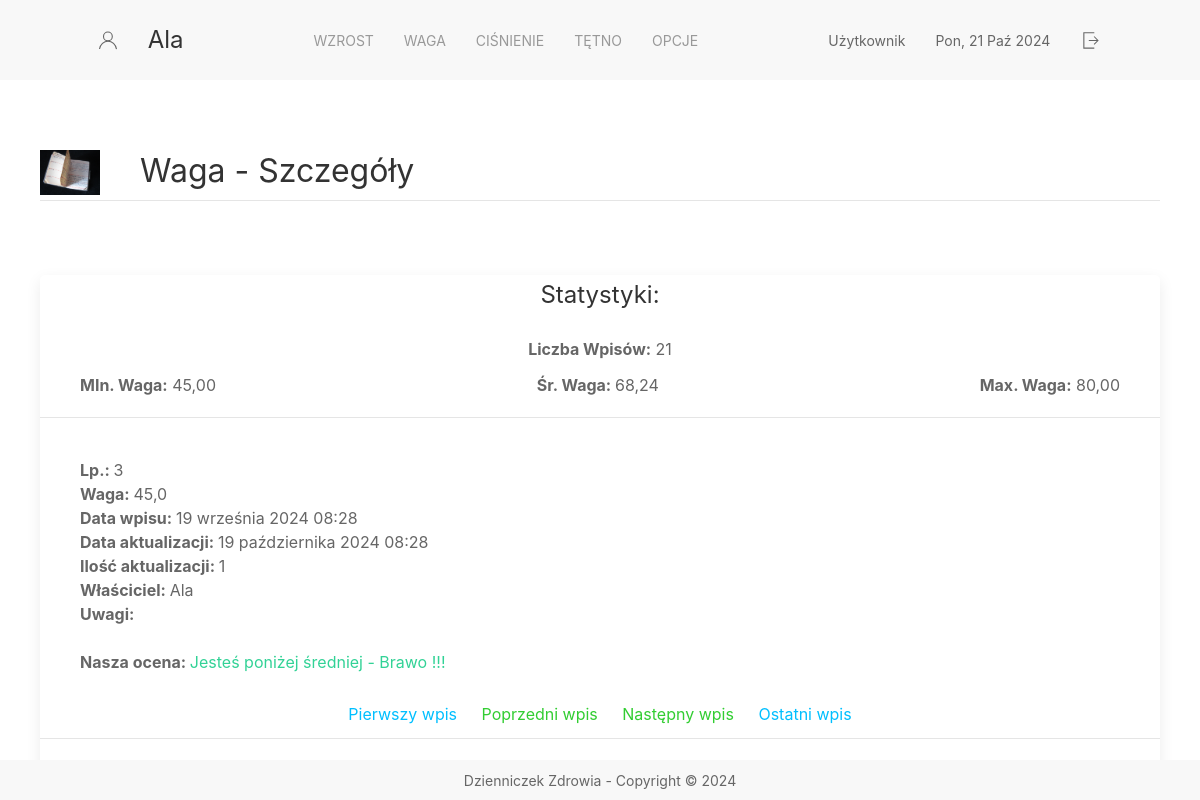
Screenshot of /weights/details/27 (signed in) with the database file from the repository.
### app_weight/models.py (models this page shows, shortened)
class Weight(models.Model):
    weight = models.DecimalField(max_digits=5, decimal_places=1,
                                 validators=[MinValueValidator(10), MaxValueValidator(150)])
    creation_date = models.DateTimeField(validators=[validate_date])
    update_date = models.DateTimeField(auto_now=True, validators=[validate_date])
    cnt_modification = models.IntegerField(default=0)  # ilość modyfikacji wpisu
    comments = models.CharField(max_length=255, validators=[MaxLengthValidator(150)])
    owner = models.ForeignKey(User, on_delete=models.CASCADE)

### app_weight/views.py (the view)
    def owner_view(request, id, *args, **kwargs):
        logged_user = request.user
        record_owner = Weight.objects.get(pk=id).owner
        if logged_user == record_owner:
            return private_view(request, id, *args, **kwargs)
        else:
            return HttpResponseRedirect('/')

### app_weight/views.py (called while the page is built)
def check_owner(private_view):
    def owner_view(request, id, *args, **kwargs):
        logged_user = request.user
        record_owner = Weight.objects.get(pk=id).owner
        if logged_user == record_owner:
            return private_view(request, id, *args, **kwargs)
        else:
            return HttpResponseRedirect('/')
    return owner_view

### app_weight/templates/app_weight/weight_details.html (shortened to what this page needs)
{% extends 'fragments/layout.html' %}
{% load static %}
{% block page_content %}
    <div class="container">
        <div class="uk-panel">
            <img class="uk-align-left uk-margin-remove-adjacent" src="{% static 'background.JPG' %}" width="60"
                 height="28" alt="info">
            <h2 class="uk-heading-divider" style="position: relative">Waga - Szczegóły</h2>
        </div>
        <div style="height: 50px"></div>
        <div class="uk-card uk-card-default uk-border-rounded">
            <div class="uk-card-header">
                <div>
                    <div class="uk-width-expand">
                        <h3 class="uk-card-title uk-position-relative uk-position-center">Statystyki:</h3>
                        <div class="uk-position-relative uk-position-center">
                            <b> Liczba Wpisów:</b> {{ statistical_data.weight__count }}</div>
                        <div class="uk-flex uk-flex-between ">
                            <div><b> MIn. Waga:</b> {{ statistical_data.weight__min|floatformat:2 }}</div>
                            <div><b> Śr. Waga: </b>{{ statistical_data.weight__avg|floatformat:2 }}</div>
                            <div><b> Max. Waga:</b> {{ statistical_data.weight__max|floatformat:2 }}</div>
                        </div>
                    </div>
                </div>
            </div>
            <div class="uk-card-body">
                <span> <b>Lp.: </b> </span>
                <span> {{ number }} </span> <br>
                <span> <b>Waga: </b> </span>
                <span>{{ weight.weight }}</span><br>
                <span> <b>Data wpisu: </b> </span>
                <span>{{ weight.creation_date }}</span><br>
                <span> <b>Data aktualizacji: </b> </span>
                <span>{{ weight.update_date }}</span><br>
                <span> <b>Ilość aktualizacji: </b> </span>
                <span>{{ weight.cnt_modification }}</span><br>
                <span> <b>Właściciel: </b> </span>
                <span>{{ weight.owner }}</span><br>
                <span> <b>Uwagi: </b> </span>
                <br><br>
                <b>Nasza ocena: </b>
                {% if weight.weight > statistical_data.weight__avg %}
                    <span class="uk-text-danger"> Jesteś powyżej średniej - Zastosuj dietę </span>
                {% elif  weight.weight < statistical_data.weight__avg %}
                    <span class="uk-text-success">  Jesteś poniżej średniej - Brawo !!! </span>
                {% else %}
                    <span class="uk-text-warning"> Jesteś na poziomie średniej - Prawie idealnie, popracuj jeszcze trochę </span>
                {% endif %}
            </div>
            <div class="uk-position-center uk-position-relative">
                <span>
                    {% if prev_view %}
                        <a href="{% url 'weight_details_url' id=first_view.id %}" style="color: #00BFFF; margin-right: 20px">Pierwszy wpis</a>
                        <a href="{% url 'weight_details_url' id=prev_view.id %}" style="color: #32CD32; margin-right: 20px">Poprzedni wpis</a>
                    {% endif %}
                </span>
                <span>
                    {% if next_view %}
                        <a href="{% url 'weight_details_url' id=next_view.id %}" style="color: #32CD32">Następny wpis</a>
                        <a href="{% url 'weight_details_url' id=last_view.id %}" style="color: #00BFFF; margin-left: 20px">Ostatni wpis</a>
                    {% endif %}
                </span>
            </div>
            <div class="uk-card-footer">
                <a href="/weights"
                   class="uk-button uk-button-text uk-position-relative uk-position-top-center">Zamknij</a>
            </div>
        </div>
    </div>
{% endblock %}

### templates/fragments/menu.html (shortened to what this page needs)
<nav class="uk-navbar-container" uk-navbar uk-sticky>
    <div class="uk-navbar-center nav-overlay">
        <span class="uk-navbar-item" uk-icon="icon: user; ratio: 1" ></span>
        <a href="{% url 'home_url' %}" class="uk-navbar-item uk-logo" style="margin-right: 100px">
            {% if user.is_authenticated %}
                {{ user.get_username }}
            {% else %}
                Gość
            {% endif %}
        </a>
        <ul class="uk-navbar-nav">
            <li class="uk-parent"><a href="/growths/">Wzrost</a></li>
            <li class="uk-parent"><a href="/weights">Waga</a></li>
            <li class="uk-parent"><a href="/pressures/">Ciśnienie</a></li>
            <li class="uk-parent"><a href="/pulses/">Tętno</a></li>
            <li>
                <a href="#">Opcje</a>
            </li>
        </ul>
        <span class="uk-navbar-item" style="margin-left: 100px">
            {% if user.is_authenticated %}
                {% if user.is_superuser %}
                    Administrator
                {% else %}
                    Użytkownik
                {% endif %}
            {% else %}
                Gość
            {% endif %}
        </span>
        <span class="uk-navbar-item">{% now "D, d M Y" %}</span>
        {% if user.is_authenticated %}
            <form method="POST" action="{% url 'logout' %}">
                <button href="/" uk-icon="icon: sign-out; ratio: 1.1" uk-tooltip="Wyloguj"></button>
            </form>
     {% endif %}
    </div>
</nav>

### rows the page displays
Weight: weight "45,0", creation_date "19 września 2024 08:28", update_date "19 października 2024 08:28", cnt_modification "1", owner "Ala"

### other values shown
{{ user.get_username }} "Ala"
{{ statistical_data.weight__count }} "21"
{{ statistical_data.weight__min|floatformat:2 }} "45,00"
{{ statistical_data.weight__avg|floatformat:2 }} "68,24"
{{ statistical_data.weight__max|floatformat:2 }} "80,00"
{{ number }} "3"
